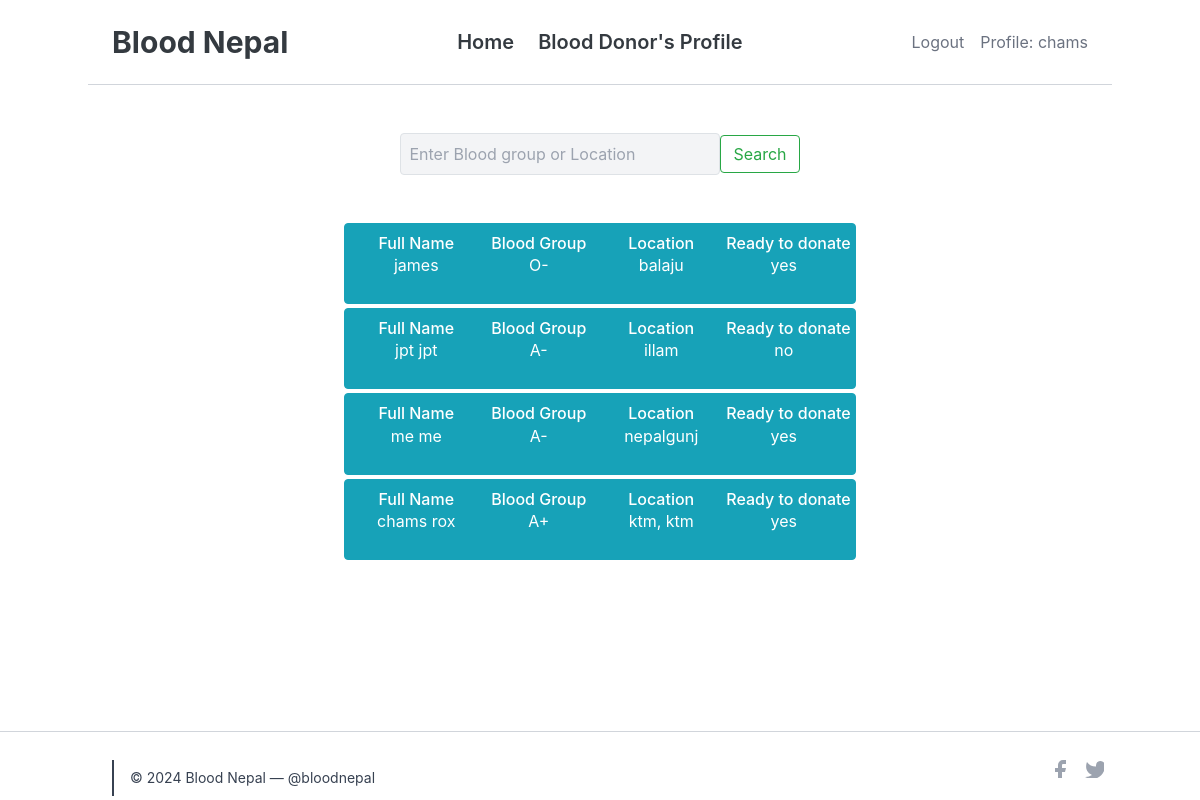
/donor (signed in), run on an earlier commit of the app's database.
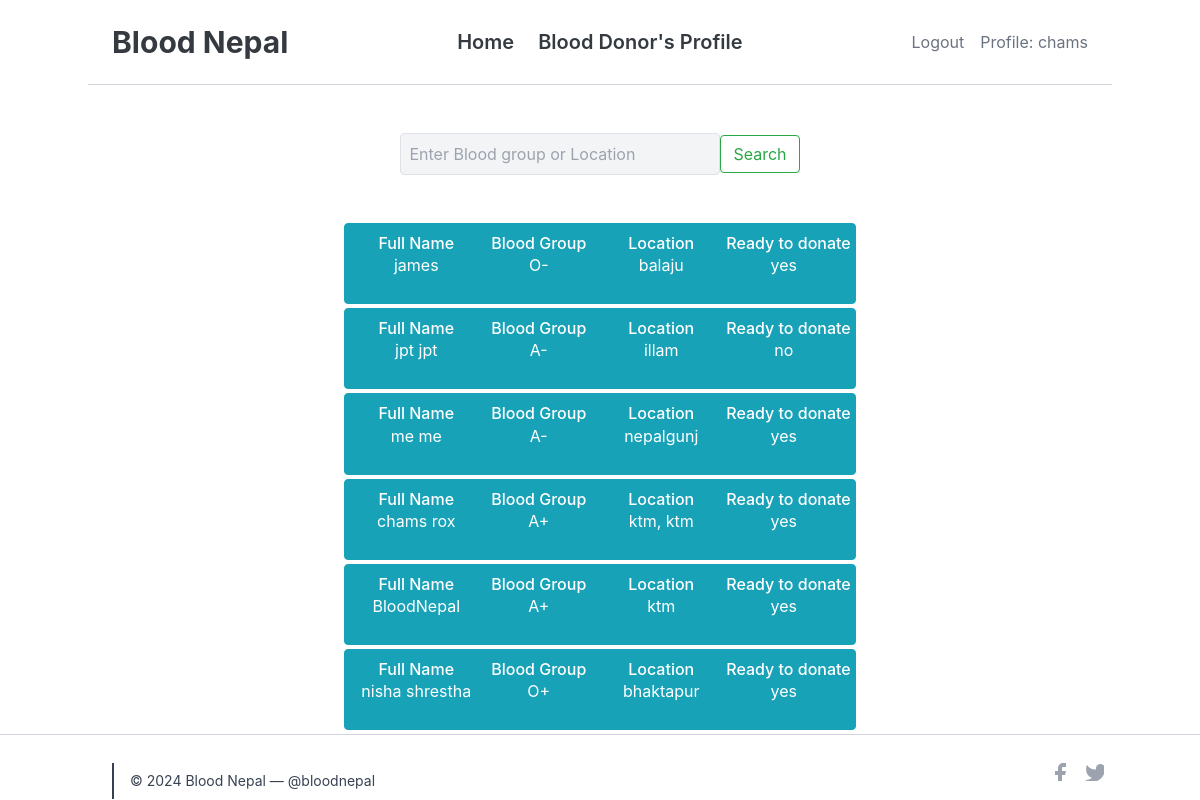
And on a later commit of the database.
### profile_/models.py (models this page shows, shortened)
class SignUp(models.Model):
    user = models.OneToOneField(User, on_delete = models.CASCADE , unique=True)
    full_name = models.CharField(max_length = 120, null=False, blank=False )
    email = models.EmailField(unique=True, null=False, blank=False)
    phone = models.CharField(max_length=10,null=True)
    gender = models.CharField(max_length=6, choices= GenderChoices , default='Male')
    profile_photo = models.ImageField(upload_to = 'images/')
    location = models.CharField(max_length=40)
    blood_group = models.CharField(choices=Blood_Group_Choices,max_length=3)
    weight = models.IntegerField( null=True, blank=False)
    ready_to_donate = models.CharField(choices=R_CHOICES ,null=True, max_length=4)
    last_donation = models.DateField(null=True)
    class Meta:
        unique_together = ('email','phone')

### profile_/views.py (the view)
# urls.py: path('donor', Profile_list.as_view(), name='donor'),
class Profile_list(LoginRequiredMixin,ListView):
    model = SignUp
    template_name = 'profile/donor.html'
    context_object_name = 'donors'
    def get_context_data(self, **kwargs):
        context = super().get_context_data(**kwargs)
        context['username'] = self.request.user.username
        return context

### profile_/templates/profile/donor.html (shortened to what this page needs)
{% extends 'profile/base.html' %}
{% block body %}
  <div class="w-full bg-white flex justify-center">
    <form class="form-inline my-12 my-lg-8" action="{% url 'search' %}" method="post">
      <input class="w-full sm:w-80 border p-2 rounded  bg-gray-100" type="search" name="searched" placeholder="Enter Blood group or Location" aria-label="Search" />
      <button class="btn btn-outline-success my-2 my-sm-0" type="submit">Search</button>
    </form>
  </div>
  {% for donor in donors %}
    {% include 'profile/partial_donor.html' %}
  {% empty %}
    <div class="flex justify-center">
      <strong>No Data Available</strong>
    </div>
  {% endfor %}
{% endblock %}

### profile_/templates/profile/partial_donor.html (shortened to what this page needs)
<div class="flex items-center justify-center bg-white">
  <button type="button" class="btn btn-info w-full max-w-lg mx-auto px-2 mb-1" data-bs-toggle="modal" data-bs-target="#donorModal{{ donor.id }}">
    <div class="flex items-center justify-center grid grid-cols-1 md:grid-cols-4 gap-1 p-1">
      <div class="mb-3">
        <h6 class="font-medium">Full Name</h6>
        <p class="text-white-600">{{ donor.full_name }}</p>
      </div>
      <div class="mb-3">
        <h6 class="font-medium">Blood Group</h6>
        <p class="text-white-600">{{ donor.blood_group }}</p>
      </div>
      <div class="mb-3">
        <h6 class="font-medium">Location</h6>
        <p class="text-white-600">{{ donor.location }}</p>
      </div>
      <div class="mb-3">
        <h6 class="font-medium w-32">Ready to donate</h6>
        <p class="text-white-600">{{ donor.ready_to_donate }}</p>
      </div>
    </div>
  </button>
</div>

What changed in the data, as far as the page shows it:
added SignUp: full_name "BloodNepal", blood_group "A+", location "ktm", ready_to_donate "yes"
added SignUp: full_name "nisha shrestha", blood_group "O+", location "bhaktapur", ready_to_donate "yes"
